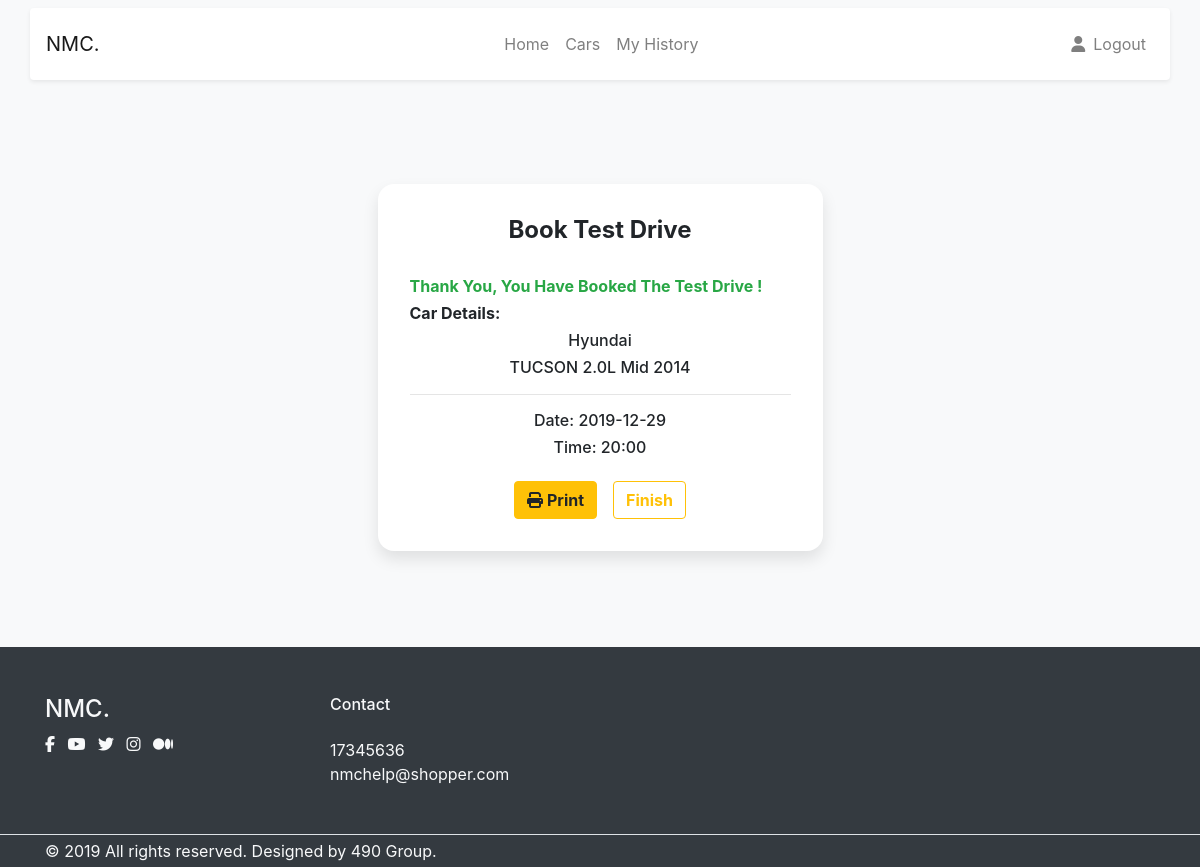
The app's page /NMC/testDrive.php?id=2&book=true&date=2019-12-29&time=20 (signed in) with its own data.
### tables this page shows
CREATE TABLE `car` (
  `id` int(10) NOT NULL,
  `name` varchar(20) NOT NULL,
  `make` varchar(20) NOT NULL,
  `model` varchar(20) NOT NULL,
  `year` int(4) NOT NULL,
  `seat` int(2) NOT NULL,
  `price` int(10) NOT NULL,
  `color` varchar(20) NOT NULL,
  `status` tinyint(1) NOT NULL DEFAULT '1'
);

### NMC/testDrive.php (the view, shortened to what this page needs)
<?php
extract($_REQUEST);
if(isset($id)){
  if(!isset($_SESSION['activeuser'])){
    header('location: login.php?id='.$id.'&flag=test');
    }
  else {
    try{
      require("database/connection.php");
      $sql = "select * from car where id=$id";
      $r = $db->query($sql);
      $record = $r->fetch();
      }
    catch(PDOException $e)
      {
      echo "Connection failed: " . $e->getMessage();
    }
  }
}
else{
    header('location: index.php');
  }
?>
<!DOCTYPE html>
<html lang="en">
<head>
    <link rel="stylesheet" href="https://stackpath.bootstrapcdn.com/bootstrap/4.4.1/css/bootstrap.min.css">
    <link rel="stylesheet" href="style.css">
</head>
<body class=" bg-light">
    <nav class="navbar navbar-expand-lg navbar-light bg-light ">
        <div class="container shadow-sm p-3 mb-5 bg-white rounded">
          <a class="navbar-brand" href="./index.php">
            NMC.
          </a>
          <div class="collapse navbar-collapse" id="navbarCollapse">
            <ul class="navbar-nav mx-auto">
              <li class="nav-item ">
                <a class="nav-link" href="index.php">Home</a>
              </li>
              <li class="nav-item position-static">
                <a class="nav-link" href="CarGrid.php">Cars</a>
              </li>
              <?php if(isset($_SESSION['activeuser'])){ ?>
              <li class="nav-item">
                <a class="nav-link" href="myHistory.php">My History</a>
              </li>
              <?php }?>
            </ul>
            <ul class="navbar-nav flex-row">
            <?php if(!isset($_SESSION["activeuser"])){ ?>
              <li class="nav-item ml-lg-n2 mr-sm-3">
                <a class="nav-link" href="login.php">
                    Login
                </a>
              </li>
              <li class="nav-item ml-lg-n2">
                <a class="nav-link" href="register.php">
                    Register
                </a>
              </li>
              <?php }  else {?>
              <li class="nav-item ml-lg-n4">
                <a class="nav-link" href="profile.php">
                    <i class="fas fa-user"></i>
                </a>
              </li>
              <li class="nav-item ml-lg-n2 ml-3">
                <a class="nav-link" href="database/logout.php">
                    Logout
                </a>
              </li>
              <?php }?>
            </ul>
          </div>
        </div>
    </nav>
<div class="container">
    <div class="row">
      <div class="col-sm-9 col-md-7 col-lg-5 mx-auto">
        <div class="card card-signin my-5">
          <div id="print" class="card-body">
            <h5 class="card-title text-center font-weight-bold">Book Test Drive</h5>
            <?php if(isset($flag) && $flag == 'available') {?>
            <h6 class='font-weight-bold text-success'>Available !</h6>
            <?php } else if(isset($flag) && $flag == 'notavailable'){?>
            <h6 class='font-weight-bold text-danger'>Sorry Not Available!</h6>
            <?php }else if(isset($book) && $book=='true'){?>
            <h6 class='font-weight-bold text-success'>Thank You, You Have Booked The Test Drive !</h6>
            <?php }?>
            <h6 class='font-weight-bold'>Car Details:</h6>
            <div class="text-center">
                <h6><?php echo $record['make']; ?></h6>
                <h6><?php echo $record['name'].' '.$record['model'].' '.$record['year'];?></h6>
            </div>
            <hr>
              <?php if(isset($flag) && $flag == 'available') {?>
              <h6 class='font-weight-blod text-center'>Date: <?php echo $date ?></h6>
              <h6 class='font-weight-blod text-center'>Time: <?php echo $time ?>:00</h6>
              <button class="btn btn-md mt-3 btn-warning btn-block text-uppercase" onclick="window.document.location.href='database/book.php?id=<?php echo $id.'&date='.$date.'&time='.$time?>'" name='book'>Book</button>
              <?php } else if(isset($book) && $book=='true'){?>
                <h6 class='font-weight-blod text-center'>Date: <?php echo $date ?></h6>
                <h6 class='font-weight-blod text-center'>Time: <?php echo $time ?>:00</h6>
                <div class="mt-4 d-flex justify-content-center ">
                  <button id='print' class='btn btn-warning font-weight-bold mr-3' onclick="print()"><i class="fas fa-print mr-1"></i>Print</button>
                  <button class='btn btn-outline-warning font-weight-bold' onclick="window.document.location.href='index.php'">Finish</button>
                </div>
            <?php }?>
          </div>
        </div>
      </div>
    </div>
  </div>
</body>
<footer class="bg-dark mt-5">
    <div class="py-12 border-bottom border-gray-700 pt-5 pb-5">
        <div class="container">
        <div class="row">
            <div class="col-12 col-md-3">
            <h4 class="mb-6 text-light">NMC.</h4>
            <ul class="list-unstyled list-inline mb-7 mb-md-0">
                <li class="list-inline-item">
                <a href="#!" class="text-light">
                    <i class="fab fa-facebook-f"></i>
                </a>
                </li>
                <li class="list-inline-item">
                <a href="#!" class="text-light">
                    <i class="fab fa-youtube"></i>
                </a>
                </li>
                <li class="list-inline-item">
                <a href="#!" class="text-light">
                    <i class="fab fa-twitter"></i>
                </a>
                </li>
                <li class="list-inline-item">
                <a href="#!" class="text-light">
                    <i class="fab fa-instagram"></i>
                </a>
                </li>
                <li class="list-inline-item">
                <a href="#!" class="text-light">
                    <i class="fab fa-medium"></i>
                </a>
                </li>
            </ul>
            </div>
            <div class="col-6 col-sm">
            <h6 class="heading-xxs mb-4 text-light">
                Contact
            </h6>
            <ul class="list-unstyled mb-0 text-light">
                <li>17345636</li>
                <li><a class="text-light" href="#">nmchelp@shopper.com</a></li>
            </ul>
            </div>
        </div>
        </div>
    </div>
    <div class="py-1">
        <div class="container">
        <div class="row">
            <div class="col">
            <p class="mb-3 mb-md-0 font-size-xxs text-light">
                © 2019 All rights reserved. Designed by 490 Group.
            </p>
        </div>
        </div>
    </div>
</footer>
</html>

### NMC/style.css (style rules this page uses)
:root { --input-padding-x: 1.5rem; --input-padding-y: .75rem; }
.card-signin { border: 0; border-radius: 1rem; box-shadow: 0 0.5rem 1rem 0 rgba(0, 0, 0, 0.1); }
.card-signin .card-title { margin-bottom: 2rem; font-weight: 300; font-size: 1.5rem; }
.card-signin .card-body { padding: 2rem; }

### records on screen
car: make "Hyundai", name "TUCSON", model "2.0L Mid", year "2014"

### other values on screen
$date "2019-12-29"
$time "20"
